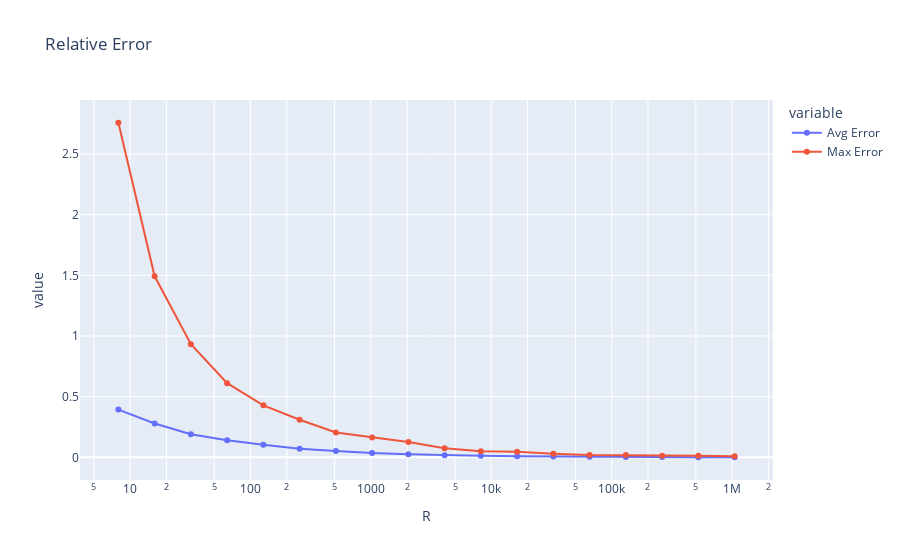

The notebook cell this image was saved under:
### Code cell
plot_error('output-task8/sketch')

### Figure 1 — Plotly figure (JSON) as saved in the notebook; plotly's stock layout.template omitted (floating-point values rounded to 4 significant figures)
{"data": [{"hovertemplate": "variable=Avg Error<br>R=%{x}<br>value=%{y}<extra></extra>", "legendgroup": "Avg Error", "line": {"color": "#636efa", "dash": "solid"}, "marker": {"symbol": "circle"}, "mode": "lines+markers", "name": "Avg Error", "orientation": "v", "showlegend": true, "type": "scatter", "x": [8, 16, 32, 64, 128, 256, 512, 1024, 2048, 4096, 8192, 16384, 32768, 65536, 131072, 262144, 524288, 1048576], "xaxis": "x", "y": [0.3934, 0.2787, 0.191, 0.1411, 0.1031, 0.07034, 0.05235, 0.03534, 0.02619, 0.0173, 0.0126, 0.008762, 0.006195, 0.004132, 0.002874, 0.001696, 0.000874, 0.0005756], "yaxis": "y"}, {"hovertemplate": "variable=Max Error<br>R=%{x}<br>value=%{y}<extra></extra>", "legendgroup": "Max Error", "line": {"color": "#EF553B", "dash": "solid"}, "marker": {"symbol": "circle"}, "mode": "lines+markers", "name": "Max Error", "orientation": "v", "showlegend": true, "type": "scatter", "x": [8, 16, 32, 64, 128, 256, 512, 1024, 2048, 4096, 8192, 16384, 32768, 65536, 131072, 262144, 524288, 1048576], "xaxis": "x", "y": [2.758, 1.492, 0.9322, 0.6108, 0.4287, 0.3093, 0.2052, 0.1638, 0.1262, 0.0757, 0.04983, 0.04545, 0.02921, 0.01948, 0.01917, 0.01329, 0.01273, 0.009708], "yaxis": "y"}], "layout": {"legend": {"title": {"text": "variable"}, "tracegroupgap": 0}, "title": {"text": "Relative Error"}, "xaxis": {"anchor": "y", "domain": [0, 1], "title": {"text": "R"}, "type": "log"}, "yaxis": {"anchor": "x", "domain": [0, 1], "title": {"text": "value"}}}}
